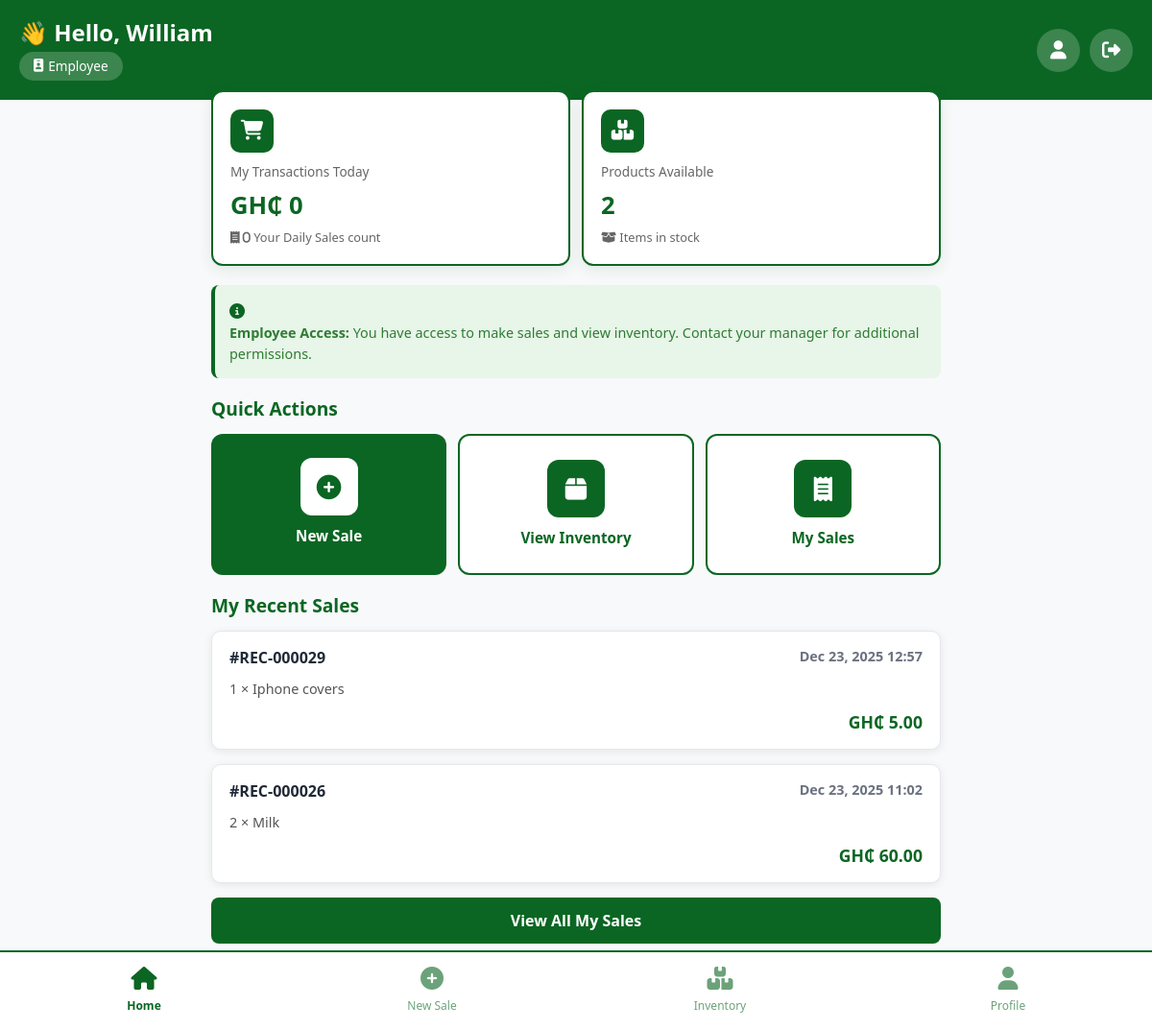
/user/dashboard/ (signed in), run on the app's committed database.
### user/models.py (models this page shows, shortened)
class User(AbstractUser):
    POSITION_CHOICES = [
        ('admin', 'Admin'),
        ('owner', 'Owner'),
        ('worker', 'Worker'),
    ]
    email = models.EmailField(unique=True)
    position = models.CharField(
        max_length=50,
        choices=POSITION_CHOICES,
        blank=True,
    )
    last_login = models.DateTimeField(blank=True, null=True)
    is_active = models.BooleanField(default=True)
    is_staff = models.BooleanField(default=False)
    is_superuser = models.BooleanField(default=False)
    class Meta:
        db_table = 'account'  # reuse previous table name to ease migration

class Receipt(models.Model):
    sale = models.OneToOneField(Sales, on_delete=models.CASCADE)
    receipt_number = models.CharField(max_length=50, unique=True)
    issued_at = models.DateTimeField(auto_now_add=True)
    class Meta:
        db_table = 'receipt'

class SaleItem(models.Model):
    sale = models.ForeignKey(Sales, related_name="items", on_delete=models.CASCADE)
    product = models.ForeignKey(Product, on_delete=models.PROTECT)
    quantity = models.IntegerField()
    unit_price = models.DecimalField(max_digits=10, decimal_places=2)
    class Meta:
        db_table = 'sale_item'

class Product(models.Model):
    name = models.CharField(max_length=200)
    category = models.ForeignKey(Category, on_delete=models.PROTECT)
    description = models.TextField(blank=True)
    price = models.DecimalField(max_digits=10, decimal_places=2)
    cost_price = models.DecimalField(max_digits=10, decimal_places=2, null=True, blank=True)
    stock = models.IntegerField(default=0)
    min_stock = models.IntegerField(default=10)
    sku = models.CharField(max_length=50, blank=True)
    created_at = models.DateTimeField(auto_now_add=True)
    stock_level = models.CharField(max_length=50, blank=True, choices=[
        ('In Stock', 'In Stock'),
        ('Low Stock', 'Low Stock'),
        ('Out of Stock', 'Out of Stock'),
    ], default='In Stock')
    class Meta:
        db_table = 'product'

class Sales(models.Model):
    sales_id = models.AutoField(primary_key=True)
    PAYMENT_CHOICES = [
        ('cash', 'Cash'),
        ('mtn', 'MTN Mobile Money'),
        ('airtel', 'AirtelTigo Money'),
        ('vodafone', 'Vodafone Cash'),
        ('card', 'Card'),
    ]
    RECEIPT_CHOICES = [
        ('none', 'No Receipt'),
        ('sms', 'SMS'),
        ('whatsapp', 'WhatsApp'),
        ('email', 'Email'),
        ('print', 'Print PDF'),
    ]
    total_amount = models.DecimalField(max_digits=10, decimal_places=2, default=0.00)
    amount_paid = models.DecimalField(max_digits=10, decimal_places=2, null=True, blank=True)
    payment_method = models.CharField(max_length=20, choices=PAYMENT_CHOICES, default='cash')
    receipt_method = models.CharField(max_length=20, choices=RECEIPT_CHOICES, default='none')
    sale_date = models.DateTimeField(auto_now_add=True)
    cashier = models.ForeignKey(User, on_delete=models.PROTECT, blank=True, null=True, default=None)
    class Meta:
        db_table = 'sales'
        verbose_name_plural = 'Sales'

### user/views.py (the view)
# urls.py: path('user/dashboard/', views.user_dashboard, name='user_dashboard'),
@login_required
def user_dashboard(request):
    user=request.user
    products_list = Product.objects.count()
    total_categories = Category.objects.count()
    low_stock_count = Product.objects.filter(stock_level='Low Stock').count()
    today_sales = Sales.objects.filter(sale_date__date=date.today())
    receipt = Receipt.objects.filter(sale__cashier=user).select_related('sale').prefetch_related('sale__items__product').order_by('-issued_at')[:3]
    receipts = Receipt.objects.filter(sale__cashier=user).select_related('sale').order_by('-issued_at')[:5]
    receipt_count = Receipt.objects.filter(sale__cashier=user).count()
    today = date.today()
    today_sales = Sales.objects.filter(sale_date__date=today, cashier=user)
    total_sales_amount = sum(sale.total_amount for sale in today_sales)
    context={
        'total_products':products_list,
        'total_categories':total_categories,
        'low_stock_count': low_stock_count,
        'total_sales_amount': total_sales_amount,
        'today_sales_count': today_sales.count(),
        'user':user,
        'Receipt_count': receipt_count,
        'receipt': receipt,
        'receipts': receipts,
    }
    return render(request, 'user_dashboard.html',context)

### templates/user_dashboard.html (shortened to what this page needs)
{% load static %}
<!DOCTYPE html>
<html lang="en">
<head>
    <link href="https://cdn.jsdelivr.net/npm/bootstrap@5.3.0/dist/css/bootstrap.min.css" rel="stylesheet">
    <link rel="stylesheet" href="https://cdnjs.cloudflare.com/ajax/libs/font-awesome/6.4.0/css/all.min.css">
</head>
<body>
    <div class="top-header">
        <div class="header-content">
            <div class="welcome-section">
                <h2>👋 Hello, {{ user.first_name|default:"Employee" }}</h2>
                <span class="employee-badge">
                    <i class="fas fa-id-badge"></i> Employee
                </span>
            </div>
            <div class="header-actions">
                <button class="btn-profile" onclick="window.location.href='{% url 'profile' %}'">
                    <i class="fas fa-user"></i>
                </button>
                <form method="post" action="{% url 'logout' %}" style="display: inline;">
                    <button type="submit" class="btn-profile" title="Logout">
                        <i class="fas fa-sign-out-alt"></i>
                    </button>
                </form>
            </div>
        </div>
    </div>
    <div class="content-wrapper">
        <div class="quick-stats">
            <div class="stat-card">
                <div class="stat-icon">
                    <i class="fas fa-shopping-cart"></i>
                </div>
                <div class="stat-label">My Transactions Today</div>
                <div class="stat-value">  GH₵ {{ total_sales_amount|default:"0" }}</div>
                <div class="stat-change">
                    <i class="fas fa-receipt"> {{ today_sales_count|default:"0" }}</i> Your Daily Sales count
                </div>
            </div>
            <div class="stat-card">
                <div class="stat-icon">
                    <i class="fas fa-boxes"></i>
                </div>
                <div class="stat-label">Products Available</div>
                <div class="stat-value">{{ total_products|default:"0" }}</div>
                <div class="stat-change">
                    <i class="fas fa-box-open"></i> Items in stock
                </div>
            </div>
        </div>
        <div class="info-banner">
            <i class="fas fa-info-circle"></i>
            <p><strong>Employee Access:</strong> You have access to make sales and view inventory. Contact your manager for additional permissions.</p>
        </div>
        <div class="quick-actions">
            <h3 class="section-title">Quick Actions</h3>
            <div class="action-grid">
                <a href="{% url 'new_sale' %}" class="action-card primary">
                    <div class="action-icon">
                        <i class="fas fa-plus-circle"></i>
                    </div>
                    <div class="action-label">New Sale</div>
                </a>
                <a href="{% url 'inventory' %}" class="action-card">
                    <div class="action-icon">
                        <i class="fas fa-box"></i>
                    </div>
                    <div class="action-label">View Inventory</div>
                </a>
                <a href="{% url 'transactions' %}" class="action-card">
                    <div class="action-icon">
                        <i class="fas fa-receipt"></i>
                    </div>
                    <div class="action-label">My Sales</div>
                </a>
            </div>
        </div>
        <div class="recent-section">
            <h3 class="section-title">My Recent Sales</h3>
            {% if receipt %}
                {% for sale in receipt|slice:":3" %}
                    <div class="transaction-card">
                        <div class="transaction-header">
                            <span class="transaction-id">#{{ sale.receipt_number }}</span>
                            <span class="transaction-time">{{ sale.issued_at|date:"M d, Y H:i" }}</span>
                        </div>
                        <div class="transaction-body">
                            <div class="transaction-items">
                                {% for item in sale.sale.items.all %}
                                    <span class="item">
                                        {{ item.quantity }} × {{ item.product.name }}
                                    </span>
                                {% endfor %}
                            </div>
                        </div>
                        <div class="transaction-footer">
                            <span class="transaction-amount">GH₵ {{ sale.sale.total_amount|default:"0.00" }}</span>
                        </div>
                    </div>
                {% endfor %}
                <a href="{% url 'transactions' %}" class="view-all-btn">View All My Sales</a>
            {% else %}
                <div class="empty-state">
                    <i class="fas fa-receipt"></i>
                    <p>No sales recorded yet today.</p>
                    <p style="font-size: 0.9rem; margin-top: 10px;">Start by creating your first sale!</p>
                </div>
            {% endif %}
        </div>
    </div>
    <div class="bottom-nav">
        <a href="{% url 'dashboard' %}" class="nav-item active">
            <i class="fas fa-home"></i>
            <span>Home</span>
        </a>
        <a href="{% url 'new_sale' %}" class="nav-item">
            <i class="fas fa-plus-circle"></i>
            <span>New Sale</span>
        </a>
        <a href="{% url 'inventory' %}" class="nav-item">
            <i class="fas fa-boxes"></i>
            <span>Inventory</span>
        </a>
        <a href="{% url 'profile' %}" class="nav-item">
            <i class="fas fa-user"></i>
            <span>Profile</span>
        </a>
    </div>
</body>
</html>

### data on the page
User: first_name "William"
Receipt: receipt_number "REC-000029", issued_at "Dec 23, 2025 12:57", sale.total_amount "5.00"
SaleItem: quantity "1", product.name "Iphone covers"
Receipt: receipt_number "REC-000026", issued_at "Dec 23, 2025 11:02", sale.total_amount "60.00"
SaleItem: quantity "2", product.name "Milk"

### other printed values
{{ total_sales_amount|default:"0" }} "0"
{{ today_sales_count|default:"0" }} "0"
{{ total_products|default:"0" }} "2"
